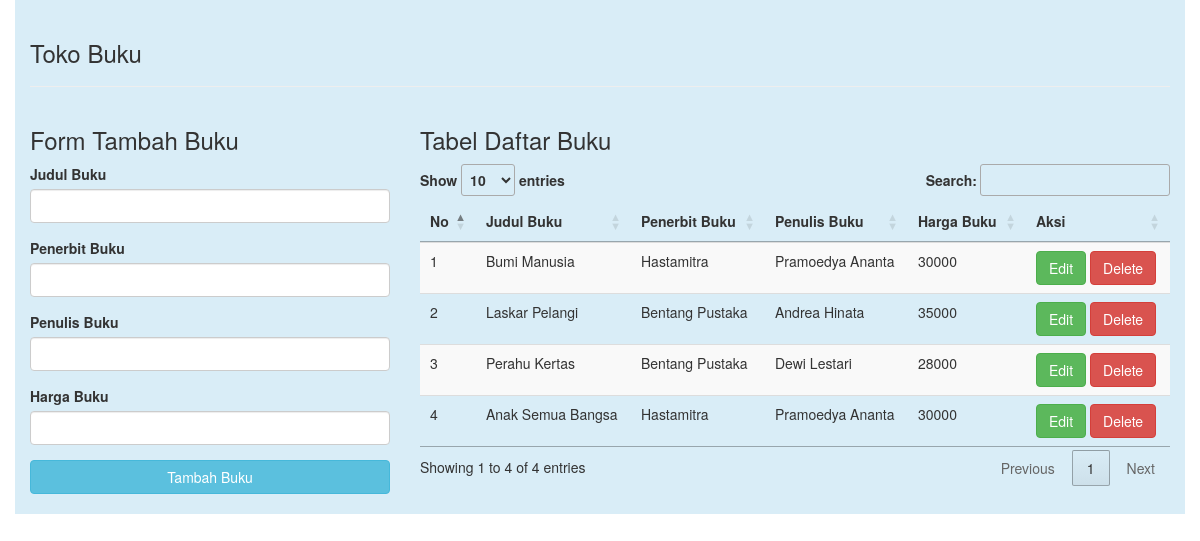
The page / on the database its author committed.
### tables this page shows
CREATE TABLE `buku` (
  `id_buku` int(11) NOT NULL,
  `judul_buku` varchar(100) NOT NULL,
  `penulis_buku` varchar(100) NOT NULL,
  `penerbit_buku` varchar(100) NOT NULL,
  `harga_buku` double NOT NULL
);

### index.php (the view, shortened to what this page needs)
<!DOCTYPE html>
<html lang="en">
<head>
	<link rel="stylesheet" href="bootstrap/css/bootstrap.css">
	<link rel="stylesheet" type="text/css" href="//cdn.datatables.net/1.10.11/css/jquery.dataTables.min.css">
</head>
<body>
	<?php
	include('dbconnect.php');
	$query = "SELECT * FROM buku";
	$result = mysqli_query($conn , $query);
	?>
	<div class="container bg-info" style="padding-top: 20px; padding-bottom: 20px;">
		<h3>Toko Buku</h3>
		<hr>
		<div class="row">
			<div class="col-sm-4">
				<h3>Form Tambah Buku</h3>
				<form role="form" action="insert.php" method="post">
					<div class="form-group">
						<label>Judul Buku</label>
						<input type="text" name="judul_bk" class="form-control">
					</div>
					<div class="form-group">
						<label>Penerbit Buku</label>
						<input type="text" name="terbit_bk" class="form-control">
					</div>
					<div class="form-group">
						<label>Penulis Buku</label>
						<input type="text" name="penulis_bk" class="form-control">
					</div>
					<div class="form-group">
						<label>Harga Buku</label>
						<input type="text" name="harga_bk" class="form-control">
					</div>
					<button type="submit" class="btn btn-info btn-block">Tambah Buku</button>
				</form>
			</div>
			<div class="col-sm-8">
				<h3>Tabel Daftar Buku</h3>
				<table class="table table-striped table-hover dtabel">
					<thead>
						<tr>
							<th>No</th>
							<th>Judul Buku</th>
							<th>Penerbit Buku</th>
							<th>Penulis Buku</th>
							<th>Harga Buku</th>
							<th>Aksi</th>
						</tr>
					</thead>
					<tbody>
						<?php
							$no = 1;
							while ($row = mysqli_fetch_assoc($result)) {
						?>
						<tr>
							<td><?php echo $no++; ?></td>
							<td><?php echo $row['judul_buku']; ?></td>
							<td><?php echo $row['penerbit_buku']; ?></td>
							<td><?php echo $row['penulis_buku']; ?></td>
							<td><?php echo $row['harga_buku']; ?></td>
							<td>
								<a href="editform.php?id=<?php echo $row['id_buku'];?>" class="btn btn-success" role="button">Edit</a>
								<a href="delete.php?id=<?php echo $row['id_buku']?>" class="btn btn-danger" role="button">Delete</a>
							</td>
						</tr>
						<?php
							}
						?>
					</tbody>
				</table>
			</div>
		</div>
	</div>
</body>
</html>

### rows shown on the page
buku: judul_buku "Bumi Manusia", penerbit_buku "Hastamitra", penulis_buku "Pramoedya Ananta", harga_buku "30000"
buku: judul_buku "Laskar Pelangi", penerbit_buku "Bentang Pustaka", penulis_buku "Andrea Hinata", harga_buku "35000"
buku: judul_buku "Perahu Kertas", penerbit_buku "Bentang Pustaka", penulis_buku "Dewi Lestari", harga_buku "28000"
buku: judul_buku "Anak Semua Bangsa", penerbit_buku "Hastamitra", penulis_buku "Pramoedya Ananta", harga_buku "30000"
